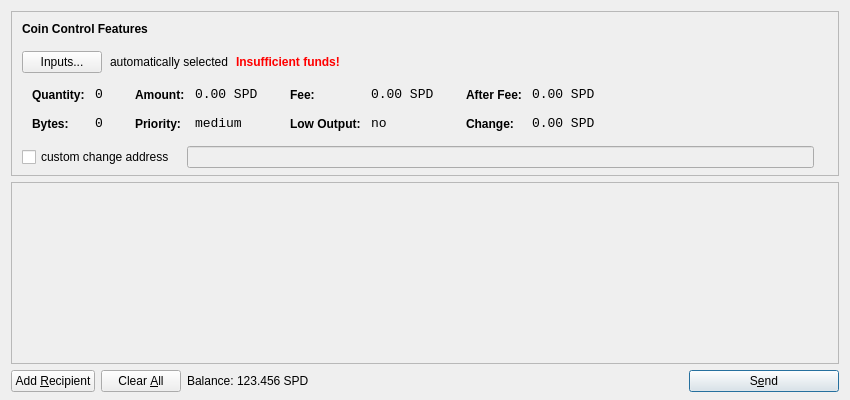
<?xml version="1.0" encoding="UTF-8"?>
<ui version="4.0">
 <class>SendCoinsDialog</class>
 <widget class="QDialog" name="SendCoinsDialog">
  <property name="geometry">
   <rect>
    <x>0</x>
    <y>0</y>
    <width>850</width>
    <height>400</height>
   </rect>
  </property>
  <property name="windowTitle">
   <string>Send Coins</string>
  </property>
  <layout class="QVBoxLayout" name="verticalLayout" stretch="0,1,0">
   <property name="bottomMargin">
    <number>8</number>
   </property>
   <item>
    <widget class="QFrame" name="frameCoinControl">
     <property name="sizePolicy">
      <sizepolicy hsizetype="Expanding" vsizetype="Expanding">
       <horstretch>0</horstretch>
       <verstretch>0</verstretch>
      </sizepolicy>
     </property>
     <property name="maximumSize">
      <size>
       <width>16777215</width>
       <height>16777215</height>
      </size>
     </property>
     <property name="frameShape">
      <enum>QFrame::StyledPanel</enum>
     </property>
     <property name="frameShadow">
      <enum>QFrame::Sunken</enum>
     </property>
     <layout class="QVBoxLayout" name="verticalLayoutCoinControl2">
      <property name="spacing">
       <number>-1</number>
      </property>
      <property name="leftMargin">
       <number>0</number>
      </property>
      <property name="topMargin">
       <number>0</number>
      </property>
      <property name="rightMargin">
       <number>0</number>
      </property>
      <property name="bottomMargin">
       <number>6</number>
      </property>
      <item>
       <layout class="QVBoxLayout" name="verticalLayoutCoinControl" stretch="0,0,0,0,1">
        <property name="spacing">
         <number>0</number>
        </property>
        <property name="leftMargin">
         <number>10</number>
        </property>
        <property name="topMargin">
         <number>10</number>
        </property>
        <item>
         <layout class="QHBoxLayout" name="horizontalLayoutCoinControl1">
          <property name="bottomMargin">
           <number>15</number>
          </property>
          <item>
           <widget class="QLabel" name="labelCoinControlFeatures">
            <property name="sizePolicy">
             <sizepolicy hsizetype="Preferred" vsizetype="Maximum">
              <horstretch>0</horstretch>
              <verstretch>0</verstretch>
             </sizepolicy>
            </property>
            <property name="font">
             <font>
              <weight>75</weight>
              <bold>true</bold>
             </font>
            </property>
            <property name="styleSheet">
             <string notr="true">font-weight:bold;</string>
            </property>
            <property name="text">
             <string>Coin Control Features</string>
            </property>
           </widget>
          </item>
         </layout>
        </item>
        <item>
         <layout class="QHBoxLayout" name="horizontalLayoutCoinControl2" stretch="0,0,0,0">
          <property name="spacing">
           <number>8</number>
          </property>
          <property name="bottomMargin">
           <number>10</number>
          </property>
          <item>
           <widget class="QPushButton" name="pushButtonCoinControl">
            <property name="styleSheet">
             <string notr="true"/>
            </property>
            <property name="text">
             <string>Inputs...</string>
            </property>
           </widget>
          </item>
          <item>
           <widget class="QLabel" name="labelCoinControlAutomaticallySelected">
            <property name="text">
             <string>automatically selected</string>
            </property>
            <property name="margin">
             <number>5</number>
            </property>
           </widget>
          </item>
          <item>
           <widget class="QLabel" name="labelCoinControlInsuffFunds">
            <property name="font">
             <font>
              <weight>75</weight>
              <bold>true</bold>
             </font>
            </property>
            <property name="styleSheet">
             <string notr="true">color:red;font-weight:bold;</string>
            </property>
            <property name="text">
             <string>Insufficient funds!</string>
            </property>
            <property name="margin">
             <number>5</number>
            </property>
           </widget>
          </item>
          <item>
           <spacer name="horizontalSpacerCoinControl">
            <property name="orientation">
             <enum>Qt::Horizontal</enum>
            </property>
            <property name="sizeHint" stdset="0">
             <size>
              <width>40</width>
              <height>1</height>
             </size>
            </property>
           </spacer>
          </item>
         </layout>
        </item>
        <item>
         <widget class="QWidget" name="widgetCoinControl" native="true">
          <property name="sizePolicy">
           <sizepolicy hsizetype="Preferred" vsizetype="Preferred">
            <horstretch>0</horstretch>
            <verstretch>0</verstretch>
           </sizepolicy>
          </property>
          <property name="minimumSize">
           <size>
            <width>0</width>
            <height>0</height>
           </size>
          </property>
          <property name="styleSheet">
           <string notr="true"/>
          </property>
          <layout class="QHBoxLayout" name="horizontalLayoutCoinControl5">
           <property name="margin">
            <number>0</number>
           </property>
           <item>
            <layout class="QHBoxLayout" name="horizontalLayoutCoinControl3" stretch="0,0,0,1">
             <property name="spacing">
              <number>20</number>
             </property>
             <property name="topMargin">
              <number>0</number>
             </property>
             <property name="bottomMargin">
              <number>10</number>
             </property>
             <item>
              <layout class="QFormLayout" name="formLayoutCoinControl1">
               <property name="horizontalSpacing">
                <number>10</number>
               </property>
               <property name="verticalSpacing">
                <number>14</number>
               </property>
               <property name="leftMargin">
                <number>10</number>
               </property>
               <property name="topMargin">
                <number>4</number>
               </property>
               <property name="rightMargin">
                <number>6</number>
               </property>
               <item row="0" column="0">
                <widget class="QLabel" name="labelCoinControlQuantityText">
                 <property name="styleSheet">
                  <string notr="true">font-weight:bold;</string>
                 </property>
                 <property name="text">
                  <string>Quantity:</string>
                 </property>
                 <property name="margin">
                  <number>0</number>
                 </property>
                </widget>
               </item>
               <item row="0" column="1">
                <widget class="QLabel" name="labelCoinControlQuantity">
                 <property name="font">
                  <font>
                   <family>Monospace</family>
                   <pointsize>10</pointsize>
                  </font>
                 </property>
                 <property name="cursor">
                  <cursorShape>IBeamCursor</cursorShape>
                 </property>
                 <property name="contextMenuPolicy">
                  <enum>Qt::ActionsContextMenu</enum>
                 </property>
                 <property name="text">
                  <string notr="true">0</string>
                 </property>
                 <property name="margin">
                  <number>0</number>
                 </property>
                 <property name="textInteractionFlags">
                  <set>Qt::LinksAccessibleByMouse|Qt::TextSelectableByKeyboard|Qt::TextSelectableByMouse</set>
                 </property>
                </widget>
               </item>
               <item row="1" column="0">
                <widget class="QLabel" name="labelCoinControlBytesText">
                 <property name="styleSheet">
                  <string notr="true">font-weight:bold;</string>
                 </property>
                 <property name="text">
                  <string>Bytes:</string>
                 </property>
                </widget>
               </item>
               <item row="1" column="1">
                <widget class="QLabel" name="labelCoinControlBytes">
                 <property name="font">
                  <font>
                   <family>Monospace</family>
                   <pointsize>10</pointsize>
                  </font>
                 </property>
                 <property name="cursor">
                  <cursorShape>IBeamCursor</cursorShape>
                 </property>
                 <property name="contextMenuPolicy">
                  <enum>Qt::ActionsContextMenu</enum>
                 </property>
                 <property name="text">
                  <string notr="true">0</string>
                 </property>
                 <property name="textInteractionFlags">
                  <set>Qt::LinksAccessibleByMouse|Qt::TextSelectableByKeyboard|Qt::TextSelectableByMouse</set>
                 </property>
                </widget>
               </item>
              </layout>
             </item>
             <item>
              <layout class="QFormLayout" name="formLayoutCoinControl2">
               <property name="horizontalSpacing">
                <number>10</number>
               </property>
               <property name="verticalSpacing">
                <number>14</number>
               </property>
               <property name="leftMargin">
                <number>6</number>
               </property>
               <property name="topMargin">
                <number>4</number>
               </property>
               <property name="rightMargin">
                <number>6</number>
               </property>
               <item row="0" column="0">
                <widget class="QLabel" name="labelCoinControlAmountText">
                 <property name="styleSheet">
                  <string notr="true">font-weight:bold;</string>
                 </property>
                 <property name="text">
                  <string>Amount:</string>
                 </property>
                 <property name="margin">
                  <number>0</number>
                 </property>
                </widget>
               </item>
               <item row="0" column="1">
                <widget class="QLabel" name="labelCoinControlAmount">
                 <property name="font">
                  <font>
                   <family>Monospace</family>
                   <pointsize>10</pointsize>
                  </font>
                 </property>
                 <property name="cursor">
                  <cursorShape>IBeamCursor</cursorShape>
                 </property>
                 <property name="contextMenuPolicy">
                  <enum>Qt::ActionsContextMenu</enum>
                 </property>
                 <property name="text">
                  <string notr="true">0.00 SPD</string>
                 </property>
                 <property name="textInteractionFlags">
                  <set>Qt::LinksAccessibleByMouse|Qt::TextSelectableByKeyboard|Qt::TextSelectableByMouse</set>
                 </property>
                </widget>
               </item>
               <item row="1" column="0">
                <widget class="QLabel" name="labelCoinControlPriorityText">
                 <property name="styleSheet">
                  <string notr="true">font-weight:bold;</string>
                 </property>
                 <property name="text">
                  <string>Priority:</string>
                 </property>
                </widget>
               </item>
               <item row="1" column="1">
                <widget class="QLabel" name="labelCoinControlPriority">
                 <property name="font">
                  <font>
                   <family>Monospace</family>
                   <pointsize>10</pointsize>
                  </font>
                 </property>
                 <property name="cursor">
                  <cursorShape>IBeamCursor</cursorShape>
                 </property>
                 <property name="contextMenuPolicy">
                  <enum>Qt::ActionsContextMenu</enum>
                 </property>
                 <property name="text">
                  <string>medium</string>
                 </property>
                 <property name="textInteractionFlags">
                  <set>Qt::LinksAccessibleByMouse|Qt::TextSelectableByKeyboard|Qt::TextSelectableByMouse</set>
                 </property>
                </widget>
               </item>
              </layout>
             </item>
             <item>
              <layout class="QFormLayout" name="formLayoutCoinControl3">
               <property name="horizontalSpacing">
                <number>10</number>
               </property>
               <property name="verticalSpacing">
                <number>14</number>
               </property>
               <property name="leftMargin">
                <number>6</number>
               </property>
               <property name="topMargin">
                <number>4</number>
               </property>
               <property name="rightMargin">
                <number>6</number>
               </property>
               <item row="0" column="0">
                <widget class="QLabel" name="labelCoinControlFeeText">
                 <property name="styleSheet">
                  <string notr="true">font-weight:bold;</string>
                 </property>
                 <property name="text">
                  <string>Fee:</string>
                 </property>
                 <property name="margin">
                  <number>0</number>
                 </property>
                </widget>
               </item>
               <item row="0" column="1">
                <widget class="QLabel" name="labelCoinControlFee">
                 <property name="font">
                  <font>
                   <family>Monospace</family>
                   <pointsize>10</pointsize>
                  </font>
                 </property>
                 <property name="cursor">
                  <cursorShape>IBeamCursor</cursorShape>
                 </property>
                 <property name="contextMenuPolicy">
                  <enum>Qt::ActionsContextMenu</enum>
                 </property>
                 <property name="text">
                  <string notr="true">0.00 SPD</string>
                 </property>
                 <property name="textInteractionFlags">
                  <set>Qt::LinksAccessibleByMouse|Qt::TextSelectableByKeyboard|Qt::TextSelectableByMouse</set>
                 </property>
                </widget>
               </item>
               <item row="1" column="0">
                <widget class="QLabel" name="labelCoinControlLowOutputText">
                 <property name="styleSheet">
                  <string notr="true">font-weight:bold;</string>
                 </property>
                 <property name="text">
                  <string>Low Output:</string>
                 </property>
                </widget>
               </item>
               <item row="1" column="1">
                <widget class="QLabel" name="labelCoinControlLowOutput">
                 <property name="font">
                  <font>
                   <family>Monospace</family>
                   <pointsize>10</pointsize>
                  </font>
                 </property>
                 <property name="cursor">
                  <cursorShape>IBeamCursor</cursorShape>
                 </property>
                 <property name="contextMenuPolicy">
                  <enum>Qt::ActionsContextMenu</enum>
                 </property>
                 <property name="text">
                  <string>no</string>
                 </property>
                 <property name="textInteractionFlags">
                  <set>Qt::LinksAccessibleByMouse|Qt::TextSelectableByKeyboard|Qt::TextSelectableByMouse</set>
                 </property>
                </widget>
               </item>
              </layout>
             </item>
             <item>
              <layout class="QFormLayout" name="formLayoutCoinControl4">
               <property name="horizontalSpacing">
                <number>10</number>
               </property>
               <property name="verticalSpacing">
                <number>14</number>
               </property>
               <property name="leftMargin">
                <number>6</number>
               </property>
               <property name="topMargin">
                <number>4</number>
               </property>
               <property name="rightMargin">
                <number>6</number>
               </property>
               <item row="0" column="0">
                <widget class="QLabel" name="labelCoinControlAfterFeeText">
                 <property name="styleSheet">
                  <string notr="true">font-weight:bold;</string>
                 </property>
                 <property name="text">
                  <string>After Fee:</string>
                 </property>
                 <property name="margin">
                  <number>0</number>
                 </property>
                </widget>
               </item>
               <item row="0" column="1">
                <widget class="QLabel" name="labelCoinControlAfterFee">
                 <property name="font">
                  <font>
                   <family>Monospace</family>
                   <pointsize>10</pointsize>
                  </font>
                 </property>
                 <property name="cursor">
                  <cursorShape>IBeamCursor</cursorShape>
                 </property>
                 <property name="contextMenuPolicy">
                  <enum>Qt::ActionsContextMenu</enum>
                 </property>
                 <property name="text">
                  <string notr="true">0.00 SPD</string>
                 </property>
                 <property name="textInteractionFlags">
                  <set>Qt::LinksAccessibleByMouse|Qt::TextSelectableByKeyboard|Qt::TextSelectableByMouse</set>
                 </property>
                </widget>
               </item>
               <item row="1" column="0">
                <widget class="QLabel" name="labelCoinControlChangeText">
                 <property name="styleSheet">
                  <string notr="true">font-weight:bold;</string>
                 </property>
                 <property name="text">
                  <string>Change:</string>
                 </property>
                </widget>
               </item>
               <item row="1" column="1">
                <widget class="QLabel" name="labelCoinControlChange">
                 <property name="font">
                  <font>
                   <family>Monospace</family>
                   <pointsize>10</pointsize>
                  </font>
                 </property>
                 <property name="cursor">
                  <cursorShape>IBeamCursor</cursorShape>
                 </property>
                 <property name="contextMenuPolicy">
                  <enum>Qt::ActionsContextMenu</enum>
                 </property>
                 <property name="text">
                  <string notr="true">0.00 SPD</string>
                 </property>
                 <property name="textInteractionFlags">
                  <set>Qt::LinksAccessibleByMouse|Qt::TextSelectableByKeyboard|Qt::TextSelectableByMouse</set>
                 </property>
                </widget>
               </item>
              </layout>
             </item>
            </layout>
           </item>
          </layout>
         </widget>
        </item>
        <item>
         <layout class="QHBoxLayout" name="horizontalLayoutCoinControl4" stretch="0,0,0">
          <property name="spacing">
           <number>12</number>
          </property>
          <property name="sizeConstraint">
           <enum>QLayout::SetDefaultConstraint</enum>
          </property>
          <property name="topMargin">
           <number>5</number>
          </property>
          <property name="rightMargin">
           <number>5</number>
          </property>
          <item>
           <widget class="QCheckBox" name="checkBoxCoinControlChange">
            <property name="text">
             <string>custom change address</string>
            </property>
           </widget>
          </item>
          <item>
           <widget class="QLineEdit" name="lineEditCoinControlChange">
            <property name="enabled">
             <bool>false</bool>
            </property>
            <property name="sizePolicy">
             <sizepolicy hsizetype="Expanding" vsizetype="Fixed">
              <horstretch>0</horstretch>
              <verstretch>0</verstretch>
             </sizepolicy>
            </property>
           </widget>
          </item>
          <item>
           <widget class="QLabel" name="labelCoinControlChangeLabel">
            <property name="sizePolicy">
             <sizepolicy hsizetype="Preferred" vsizetype="Expanding">
              <horstretch>0</horstretch>
              <verstretch>0</verstretch>
             </sizepolicy>
            </property>
            <property name="minimumSize">
             <size>
              <width>0</width>
              <height>0</height>
             </size>
            </property>
            <property name="text">
             <string/>
            </property>
            <property name="margin">
             <number>3</number>
            </property>
           </widget>
          </item>
         </layout>
        </item>
        <item>
         <spacer name="verticalSpacerCoinControl">
          <property name="orientation">
           <enum>Qt::Vertical</enum>
          </property>
          <property name="sizeHint" stdset="0">
           <size>
            <width>800</width>
            <height>1</height>
           </size>
          </property>
         </spacer>
        </item>
       </layout>
      </item>
     </layout>
    </widget>
   </item>
   <item>
    <widget class="QScrollArea" name="scrollArea">
     <property name="widgetResizable">
      <bool>true</bool>
     </property>
     <widget class="QWidget" name="scrollAreaWidgetContents">
      <property name="geometry">
       <rect>
        <x>0</x>
        <y>0</y>
        <width>830</width>
        <height>165</height>
       </rect>
      </property>
      <layout class="QVBoxLayout" name="verticalLayout_2">
       <property name="margin">
        <number>0</number>
       </property>
       <item>
        <layout class="QVBoxLayout" name="entries">
         <property name="spacing">
          <number>6</number>
         </property>
        </layout>
       </item>
       <item>
        <spacer name="verticalSpacer">
         <property name="orientation">
          <enum>Qt::Vertical</enum>
         </property>
         <property name="sizeHint" stdset="0">
          <size>
           <width>20</width>
           <height>40</height>
          </size>
         </property>
        </spacer>
       </item>
      </layout>
     </widget>
    </widget>
   </item>
   <item>
    <layout class="QHBoxLayout" name="horizontalLayout">
     <item>
      <widget class="QPushButton" name="addButton">
       <property name="toolTip">
        <string>Send to multiple recipients at once</string>
       </property>
       <property name="text">
        <string>Add &amp;Recipient</string>
       </property>
       <property name="icon">
        <iconset resource="../bitcoin.qrc">
         <normaloff>:/icons/add</normaloff>:/icons/add</iconset>
       </property>
       <property name="autoDefault">
        <bool>false</bool>
       </property>
      </widget>
     </item>
     <item>
      <widget class="QPushButton" name="clearButton">
       <property name="sizePolicy">
        <sizepolicy hsizetype="Minimum" vsizetype="Fixed">
         <horstretch>0</horstretch>
         <verstretch>0</verstretch>
        </sizepolicy>
       </property>
       <property name="toolTip">
        <string>Remove all transaction fields</string>
       </property>
       <property name="text">
        <string>Clear &amp;All</string>
       </property>
       <property name="icon">
        <iconset resource="../bitcoin.qrc">
         <normaloff>:/icons/remove</normaloff>:/icons/remove</iconset>
       </property>
       <property name="autoRepeatDelay">
        <number>300</number>
       </property>
       <property name="autoDefault">
        <bool>false</bool>
       </property>
      </widget>
     </item>
     <item>
      <layout class="QHBoxLayout" name="horizontalLayout_2">
       <property name="spacing">
        <number>3</number>
       </property>
       <item>
        <widget class="QLabel" name="label">
         <property name="text">
          <string>Balance:</string>
         </property>
        </widget>
       </item>
       <item>
        <widget class="QLabel" name="labelBalance">
         <property name="cursor">
          <cursorShape>IBeamCursor</cursorShape>
         </property>
         <property name="text">
          <string>123.456 SPD</string>
         </property>
         <property name="textInteractionFlags">
          <set>Qt::LinksAccessibleByMouse|Qt::TextSelectableByKeyboard|Qt::TextSelectableByMouse</set>
         </property>
        </widget>
       </item>
      </layout>
     </item>
     <item>
      <spacer name="horizontalSpacer">
       <property name="orientation">
        <enum>Qt::Horizontal</enum>
       </property>
       <property name="sizeHint" stdset="0">
        <size>
         <width>40</width>
         <height>20</height>
        </size>
       </property>
      </spacer>
     </item>
     <item>
      <widget class="QPushButton" name="sendButton">
       <property name="minimumSize">
        <size>
         <width>150</width>
         <height>0</height>
        </size>
       </property>
       <property name="toolTip">
        <string>Confirm the send action</string>
       </property>
       <property name="text">
        <string>S&amp;end</string>
       </property>
       <property name="icon">
        <iconset resource="../bitcoin.qrc">
         <normaloff>:/icons/send</normaloff>:/icons/send</iconset>
       </property>
       <property name="default">
        <bool>true</bool>
       </property>
      </widget>
     </item>
    </layout>
   </item>
  </layout>
 </widget>
 <resources>
  <include location="../bitcoin.qrc"/>
 </resources>
 <connections/>
</ui>
